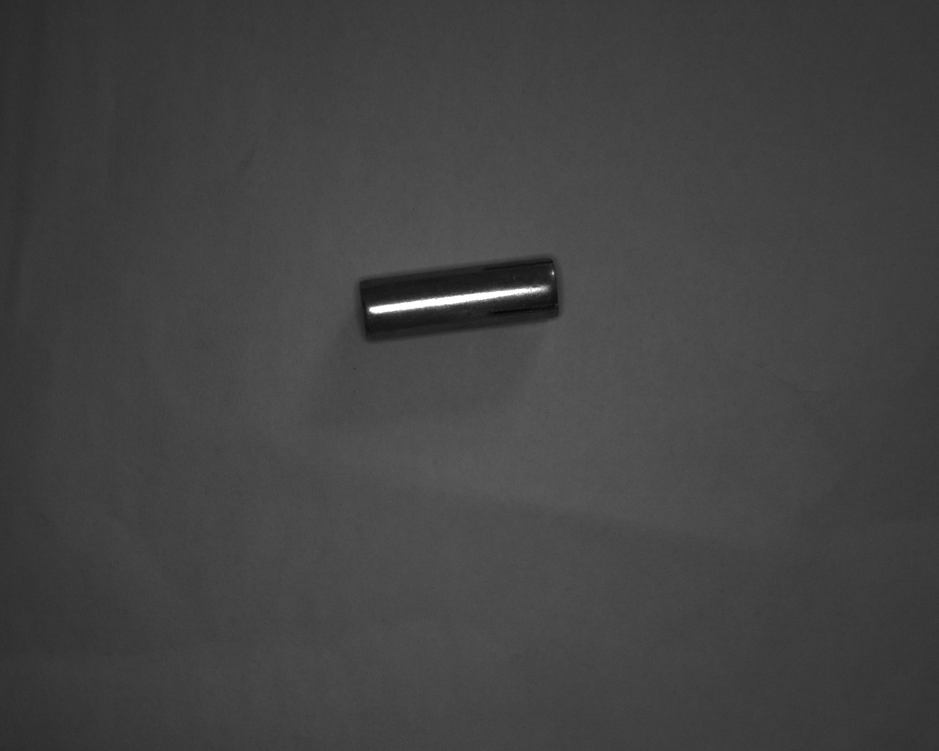
#> input picture week02-camera/day08/outputs/exposure_comparison/step02_exposure_1000us.png, 939 x 751 px, shrunk from 1280 x 1024 before the run
$ python test01_camera_image_analysis.py
#> lines starting #> are read from the running program, lines starting #| are printed output that depends on the picture; after the words box and inside, x2 and y2 are one past the last pixel; in counts of white or black regions, pixels touching at a corner belong together
# -- coding: utf-8 --
"""
Day 9：相机抓帧图像接入 OpenCV 检测流程，第 1 节。

本节目标：

1. 读取 Day08 真实工业相机抓到的 PNG 图像。
2. 确认图像是不是 OpenCV 可处理的 numpy.ndarray。
3. 统计灰度均值、最小值、最大值和过曝比例。
4. 生成灰度直方图。
5. 使用固定阈值做二值化。
6. 查找外部轮廓并画出轮廓框。

注意：

当前还没有稳定支架和稳定光源，所以本节只学习流程接入，
不做稳定 OK/NG 结论。
"""

from pathlib import Path


# 当前脚本所在目录：week02-camera/day09。
BASE_DIR = Path(__file__).resolve().parent

# Day08 已经验证过 ExposureTime = 1000 us 比较适合继续做阈值分割入门。
# 这里优先读取 Day08 曝光对比实验保存的 1000 us 图像。
PROJECT_DIR = BASE_DIR.parents[1]
INPUT_IMAGE_PATH = (
    PROJECT_DIR
    / "week02-camera"
    / "day08"
    / "outputs"
    / "exposure_comparison"
    / "step02_exposure_1000us.png"
)

# Day09 的输出统一保存到自己的 outputs 目录，避免和 Day08 混在一起。
OUTPUT_DIR = BASE_DIR / "outputs" / "test01_camera_image_analysis"
OUTPUT_BINARY_PATH = OUTPUT_DIR / "binary_threshold_100.png"
OUTPUT_CONTOURS_PATH = OUTPUT_DIR / "contours_threshold_100.png"
OUTPUT_HISTOGRAM_PATH = OUTPUT_DIR / "gray_histogram.png"


def ensure_gray_image(image):
    """
    确保输入图像是单通道灰度图。

    OpenCV 的 cv2.imread(path, cv2.IMREAD_UNCHANGED) 可能读到：

    - 二维数组：灰度图，shape 是 (height, width)
    - 三维数组：彩色图，shape 是 (height, width, channels)

    当前相机是 Mono8，正常应该读到二维灰度图。
    但为了让函数更通用，如果读到彩色图，就转成灰度图。
    """

    if image is None:
        raise ValueError("输入图像是 None，请先确认图片路径是否正确。")

    if image.ndim == 2:
        return image

    if image.ndim == 3:
        import cv2

        return cv2.cvtColor(image, cv2.COLOR_BGR2GRAY)

    raise ValueError(f"不支持的图像维度：image.ndim={image.ndim}")


def calculate_gray_stats(image):
    """
    统计灰度图的基础亮度信息。

    参数：
    - image：OpenCV 读到的图像，类型通常是 numpy.ndarray。

    返回：
    - width：宽度，对应 shape[1]
    - height：高度，对应 shape[0]
    - mean_gray：平均灰度，越高表示整体越亮
    - min_gray：最暗像素
    - max_gray：最亮像素
    - overexposed_pixels：灰度等于 255 的像素数量
    - overexposed_ratio：过曝比例，单位 %
    """

    import numpy as np

    gray = ensure_gray_image(image)
    height, width = gray.shape[:2]
    pixel_count = width * height
    overexposed_pixels = int(np.count_nonzero(gray == 255))

    return {
        "width": width,
        "height": height,
        "mean_gray": round(float(np.mean(gray)), 2),
        "min_gray": int(np.min(gray)),
        "max_gray": int(np.max(gray)),
        "overexposed_pixels": overexposed_pixels,
        "overexposed_ratio": round(overexposed_pixels / pixel_count * 100, 2),
    }


def apply_fixed_threshold(image, threshold_value: int):
    """
    对灰度图做固定阈值分割。

    cv2.threshold(src, thresh, maxval, type) 的核心参数：

    - src：输入灰度图。
    - thresh：阈值。大于这个值的像素会被处理成 maxval。
    - maxval：二值图中的白色值，通常是 255。
    - type：阈值类型。THRESH_BINARY 表示大于阈值变白，否则变黑。

    返回值：
    - ret：OpenCV 实际使用的阈值。固定阈值时通常等于 threshold_value。
    - binary：二值图，像素只有 0 和 255。
    """

    import cv2

    gray = ensure_gray_image(image)
    ret, binary = cv2.threshold(
        gray,
        threshold_value,
        255,
        cv2.THRESH_BINARY,
    )

    if ret != threshold_value:
        raise RuntimeError(f"阈值异常：期望 {threshold_value}，实际 {ret}")

    return binary


def find_external_contours(binary_image, min_area: float):
    """
    查找二值图中的外部轮廓，并按面积过滤小噪点。

    cv2.findContours(image, mode, method) 的核心参数：

    - image：输入二值图。
    - mode：轮廓检索模式。RETR_EXTERNAL 只找最外层轮廓。
    - method：轮廓近似方法。CHAIN_APPROX_SIMPLE 会压缩水平、垂直、斜线段。

    注意：
    findContours 会分析白色区域，因此阈值分割结果中目标通常应为白色。
    """

    import cv2

    contours, _ = cv2.findContours(
        binary_image,
        cv2.RETR_EXTERNAL,
        cv2.CHAIN_APPROX_SIMPLE,
    )

    return [
        contour
        for contour in contours
        if cv2.contourArea(contour) >= min_area
    ]


def save_gray_histogram(gray_image, output_path: Path) -> None:
    """
    保存灰度直方图图片。

    直方图用于观察：

    - 大量像素集中在暗部还是亮部。
    - 是否有很多像素堆在 255，形成过曝。
    - 前景和背景是否有明显灰度差异。
    """

    import cv2
    import matplotlib.pyplot as plt

    gray = ensure_gray_image(gray_image)
    histogram = cv2.calcHist([gray], [0], None, [256], [0, 256])

    plt.figure(figsize=(8, 4))
    plt.plot(histogram, color="black")
    plt.title("Gray Histogram")
    plt.xlabel("Gray Value")
    plt.ylabel("Pixel Count")
    plt.xlim([0, 255])
    plt.tight_layout()
    plt.savefig(output_path)
    plt.close()


def draw_contour_boxes(gray_image, contours):
    """
    在图像上画出轮廓外接矩形。

    灰度图本身只有一个通道，直接画彩色框不方便。
    所以先用 cv2.cvtColor 转成 BGR 三通道图，再画绿色矩形框。
    """

    import cv2

    gray = ensure_gray_image(gray_image)
    marked = cv2.cvtColor(gray, cv2.COLOR_GRAY2BGR)

    for contour in contours:
        x, y, w, h = cv2.boundingRect(contour)
        cv2.rectangle(
            marked,
            (x, y),
            (x + w, y + h),
            (0, 255, 0),
            2,
        )

    return marked


def main():
    """
    运行 Day09 第 1 节完整流程。
    """

    import cv2

    OUTPUT_DIR.mkdir(parents=True, exist_ok=True)

    image = cv2.imread(str(INPUT_IMAGE_PATH), cv2.IMREAD_UNCHANGED)
#> image is the input picture: shape (751, 939); min 6, max 255, mean 66.9
    if image is None:
        raise FileNotFoundError(f"读取图片失败：{INPUT_IMAGE_PATH}")

    gray = ensure_gray_image(image)
    stats = calculate_gray_stats(gray)
#> in calculate_gray_stats, `overexposed_pixels = int(np.count_nonzero(gray == 255))`: overexposed_pixels = 548
#> stats = {'width': 939, 'height': 751, 'mean_gray': 66.9, 'min_gray': 6, 'max_gray': 255, 'overexposed_pixels': 548, 'overexposed_ratio': 0.08}

    binary = apply_fixed_threshold(gray, threshold_value=100)
#> in apply_fixed_threshold, `ret, binary = cv2.threshold( gray, threshold_value, 255, cv2.THRESH_BI..`:
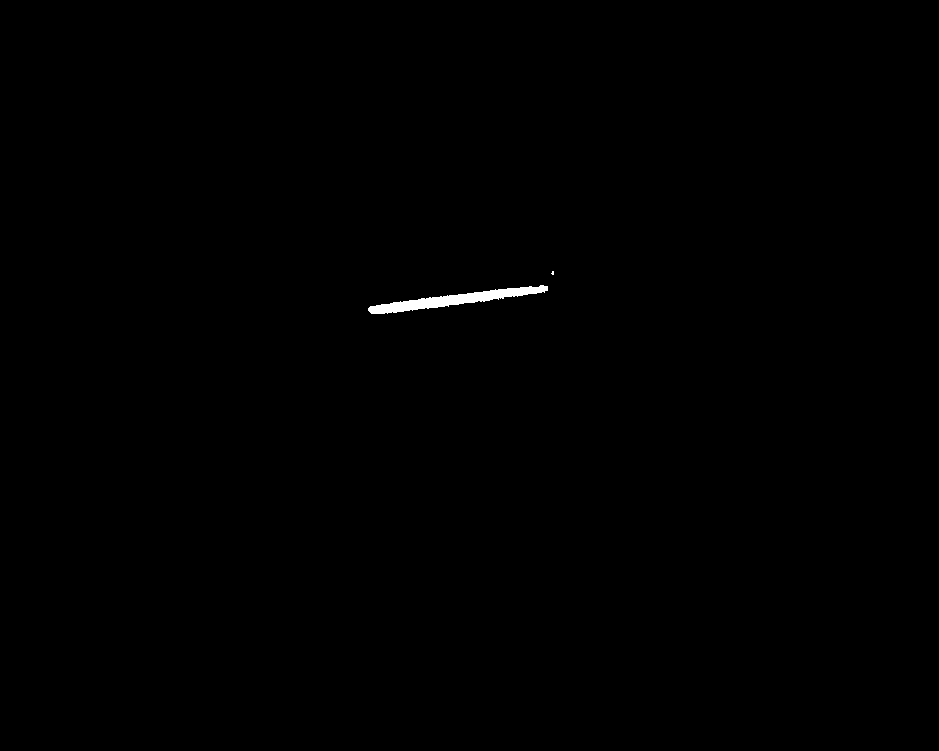
#> binary: shape (751, 939); 0.24% white; 2 white regions (1 under 20 px)
#> in apply_fixed_threshold, `ret, binary = cv2.threshold( gray, threshold_value, 255, cv2.THRESH_BI..`: ret = 100
    contours = find_external_contours(binary, min_area=100.0)
#> in find_external_contours, `contours, _ = cv2.findContours( binary_image, cv2.RETR_EXTERNAL, cv2.C..`: contours = 2 contours, 1 with area under 20; largest, box (x1, y1, x2, y2) and area: (368, 285, 548, 314) 1500
#> contours = 1 contour; box (x1, y1, x2, y2) and area: (368, 285, 548, 314) 1500
    marked = draw_contour_boxes(gray, contours)
#> the loop in draw_contour_boxes, `for contour in contours:` made 1 pass
#> (x, y, w, h) on pass 1: (368, 285, 180, 29)
#> after the loop in draw_contour_boxes, `for contour in contours:`:
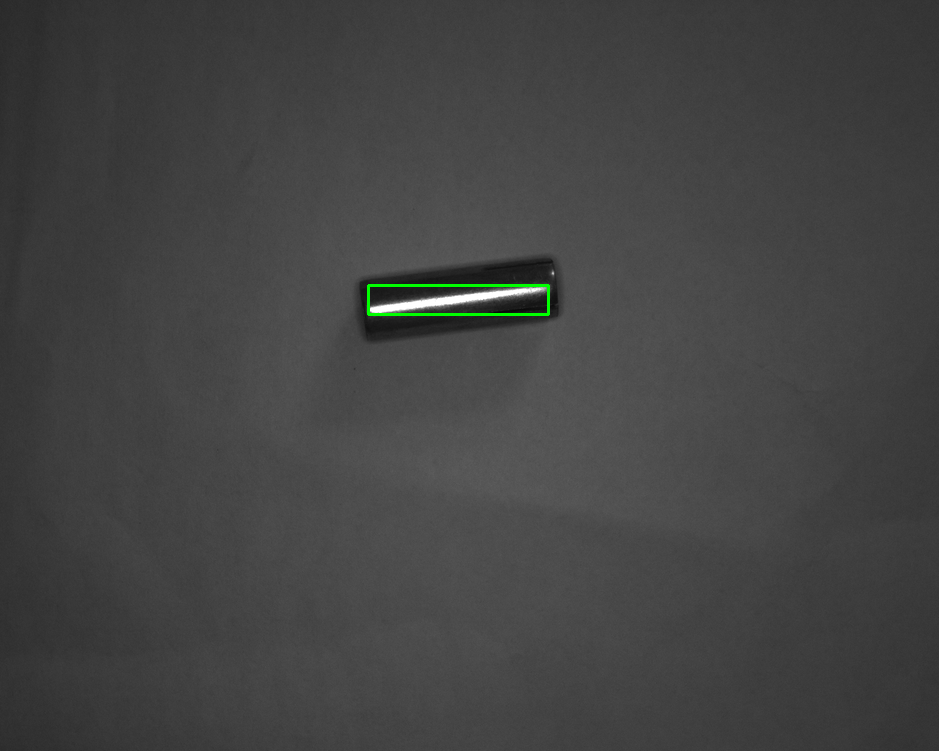
#> marked: shape (751, 939, 3); 0.18% of pixels changed, all inside (x1, y1, x2, y2) = (367, 284, 550, 316)

    save_gray_histogram(gray, OUTPUT_HISTOGRAM_PATH)
#> in save_gray_histogram, `histogram = cv2.calcHist([gray], [0], None, [256], [0, 256])`: histogram = 256 values, max 29262 at index 65, min 0 at index 0, mean 2754.6
#> in save_gray_histogram, `plt.savefig(output_path)`:
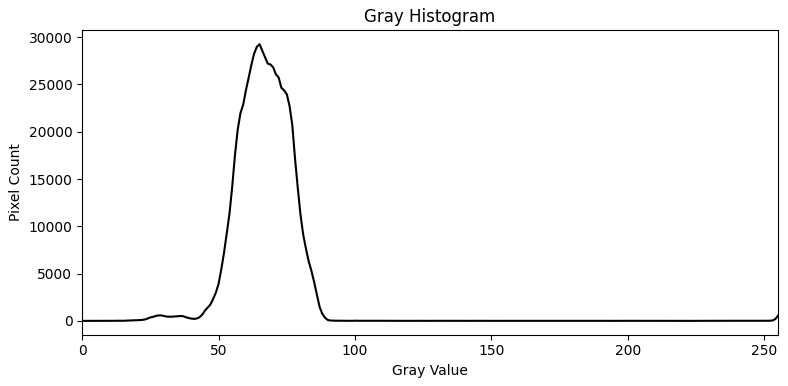
#> figure drawn by matplotlib, 1 panel; curve peaks at x = 65, y = 29262

    if not cv2.imwrite(str(OUTPUT_BINARY_PATH), binary):
        raise RuntimeError(f"保存二值图失败：{OUTPUT_BINARY_PATH}")

    if not cv2.imwrite(str(OUTPUT_CONTOURS_PATH), marked):
        raise RuntimeError(f"保存轮廓图失败：{OUTPUT_CONTOURS_PATH}")

    print("=== Day09 相机图像 OpenCV 分析 ===")
    print(f"输入图片：{INPUT_IMAGE_PATH}")
    print(f"图像尺寸：{stats['width']} x {stats['height']}")
#| 图像尺寸：939 x 751
    print(f"平均灰度：{stats['mean_gray']:.2f}")
#| 平均灰度：66.90
    print(f"灰度范围：{stats['min_gray']} 到 {stats['max_gray']}")
#| 灰度范围：6 到 255
    print(f"过曝比例：{stats['overexposed_ratio']:.2f}%")
#| 过曝比例：0.08%
    print(f"固定阈值：100")
    print(f"有效轮廓数量：{len(contours)}")
#| 有效轮廓数量：1
    print(f"二值图：{OUTPUT_BINARY_PATH}")
    print(f"轮廓图：{OUTPUT_CONTOURS_PATH}")
    print(f"直方图：{OUTPUT_HISTOGRAM_PATH}")


if __name__ == "__main__":
    main()
